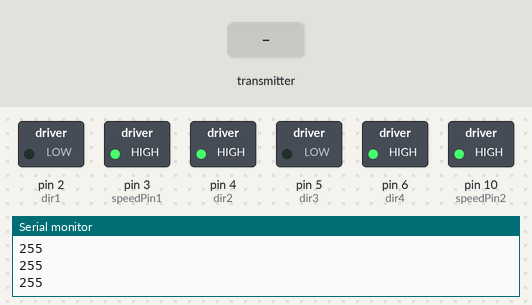
Recording of a sketch running on a simulated Arduino Uno, built with avr-gcc and run on an emulated ATmega328P. Parts: switched loads named in the sketch (green lamp = pin HIGH), the last lines printed to the serial monitor. The inputs (shaded band) are chosen by the test bench. No radio packets arrive unless stated.

Above: at 1.2 s.
1.3 s: the transmitter starts sending payload.0 = 0
At 2.5 s:
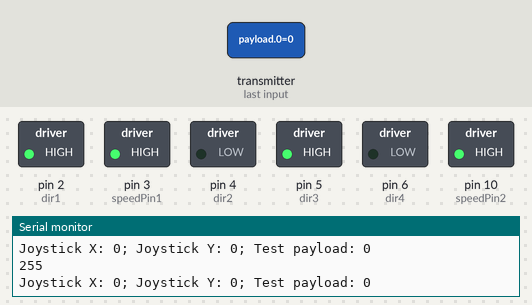
2.8 s: the transmitter starts sending payload.1 = 256
At 3.2 s:
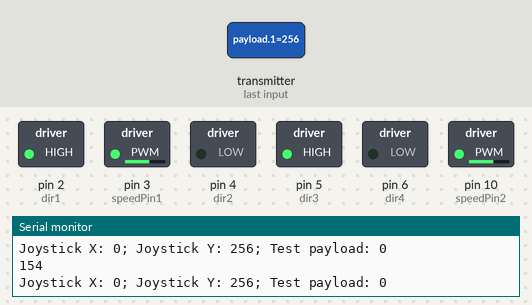
4.3 s: the transmitter starts sending payload.1 = 1023
At 5.0 s:
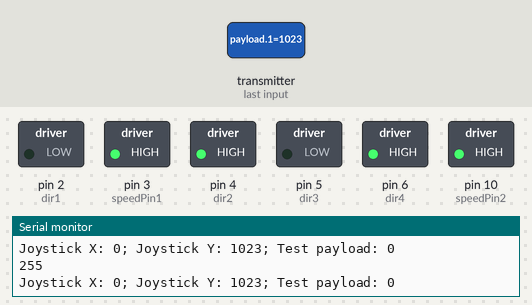
5.8 s: the transmitter starts sending payload.1 = 0
At 6.8 s:
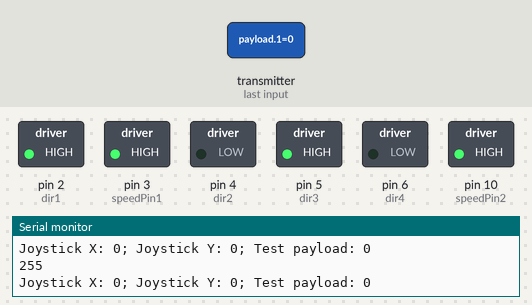
Timing chart, 0 to 8.8 s (numbered marks = the images above; inputs shaded):
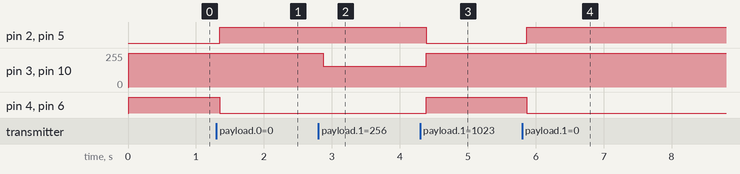

Measured:
- after the input at 1.3 s, pin 2 (dir1), pin 5 (dir3): LOW → HIGH after 0.05 s; pin 4 (dir2), pin 6 (dir4): HIGH → LOW after 0.05 s
- after the input at 2.8 s, pin 3 (speedPin1), pin 10 (speedPin2): 255/255 → 154/255 after 0.07 s
- after the input at 4.3 s, pin 2 (dir1), pin 5 (dir3): HIGH → LOW after 0.09 s; pin 3 (speedPin1), pin 10 (speedPin2): 154/255 → 255/255 after 0.09 s; pin 4 (dir2), pin 6 (dir4): LOW → HIGH after 0.09 s
- after the input at 5.8 s, pin 2 (dir1), pin 5 (dir3): LOW → HIGH after 0.07 s; pin 4 (dir2), pin 6 (dir4): HIGH → LOW after 0.07 s

The sketch:

rx_module_with_joystick.ino
```cpp
#include <SPI.h>
#include <nRF24L01.h>
#include <RF24.h>

RF24 rx(7, 8); //recieverObject(cs, cns);
const byte address[6] = "00001";

int speedPin1 = 3; //motor 1
int dir1 = 2;
int dir2 = 4;
int speedPin2 = 10; //motor 2
int dir3 = 5;
int dir4 = 6;
int motorSpeed = 0; //range from 0-255;

void setup() {
  // put your setup code here, to run once:
  Serial.begin(9600);
  rx.begin();
  rx.openReadingPipe(0, address);
  rx.setPALevel(RF24_PA_MIN);
  rx.startListening();

  pinMode(speedPin1, OUTPUT);
  pinMode(dir1, OUTPUT);
  pinMode(dir2, OUTPUT);
  pinMode(speedPin2, OUTPUT);
  pinMode(dir3, OUTPUT);
  pinMode(dir4, OUTPUT);
}

void loop() {
  // put your main code here, to run repeatedly:
  int payload[3]; //payload[0] = X; payload[1]= Y; payload[2] = 42 (test);
  if (rx.available()) {
    rx.read(&payload, sizeof(payload));
    Serial.print("Joystick X: ");
    Serial.print(payload[0]);
    Serial.print("; Joystick Y: ");
    Serial.print(payload[1]);
    Serial.print("; Test payload: ");
    Serial.println(payload[2]);
  }

  //convert payload to directions:
  //Y axis
  if (payload[1] < 650) {
    motorSpeed = map(payload[1], 650, 0, 0, 255);
    motorSpeed = constrain(motorSpeed, 0, 255);
    digitalWrite(dir1, HIGH); //Rueda 1
    digitalWrite(dir2, LOW);
    digitalWrite(dir3, HIGH); //Rueda 2
    digitalWrite(dir4, LOW);
    analogWrite(speedPin1, motorSpeed);
    analogWrite(speedPin2, motorSpeed);
    Serial.println(motorSpeed);
  }
   if (payload[1] > 650) {
    motorSpeed = map(payload[1], 650, 1023, 0, 255);
    motorSpeed = constrain(motorSpeed, 0, 255);
    digitalWrite(dir1, LOW);
    digitalWrite(dir2, HIGH);
    digitalWrite(dir3, LOW);
    digitalWrite(dir4, HIGH);
    analogWrite(speedPin1, motorSpeed);
    analogWrite(speedPin2, motorSpeed);
    Serial.println(motorSpeed);
  }

  //X Axis: Arreglar
//  else if (payload[1] < 910 && payload[1] < 650) {
//    motorSpeed = map(payload[1], 650, 0, 0, 255);
//    motorSpeed = constrain(motorSpeed, 0, 255);
//    digitalWrite(dir1, HIGH);
//    digitalWrite(dir2, LOW);
//    digitalWrite(dir3, HIGH);
//    digitalWrite(dir4, LOW);
//    analogWrite(speedPin1, motorSpeed);
//    analogWrite(speedPin2, 0);
//  }
}
```
